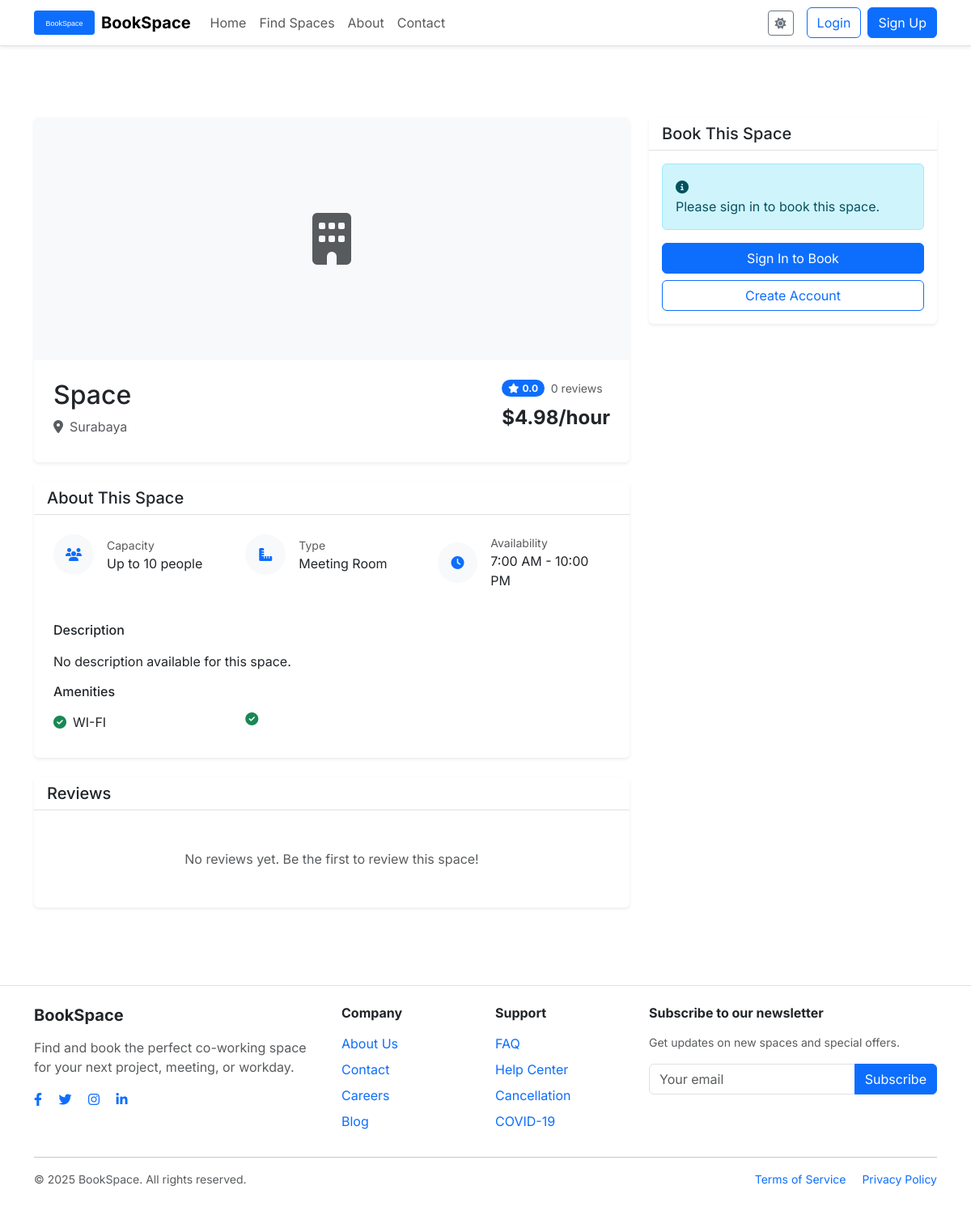
Page /spaces/1 on the committed database.
### app/models/space.py (models this page shows, shortened)
class Space(db.Model):
    __tablename__ = 'spaces'
    id = db.Column(db.Integer, primary_key=True)
    name = db.Column(db.String(100), nullable=False)
    location = db.Column(db.String(100), nullable=False)
    capacity = db.Column(db.Integer, nullable=False)
    price_per_hour = db.Column(db.Float, nullable=False)
    description = db.Column(db.Text)
    image_url = db.Column(db.String(255))
    created_at = db.Column(db.DateTime, default=datetime.utcnow)
    updated_at = db.Column(db.DateTime, default=datetime.utcnow, onupdate=datetime.utcnow)
    amenities = db.Column(db.Text)  # Stored as JSON string
    is_available = db.Column(db.Boolean, default=True)
    bookings = db.relationship('Booking', backref='space', lazy='dynamic', cascade='all, delete-orphan')
    reviews = db.relationship('Review', backref='space', lazy='dynamic', cascade='all, delete-orphan')

### app/routes/space.py (the view)
@space.route('/spaces/<int:space_id>')
def detail(space_id):
    try:
        space = Space.query.get_or_404(space_id)
        reviews = Review.query.filter_by(space_id=space_id).order_by(Review.created_at.desc()).all()
        avg_rating = db.session.query(func.avg(Review.rating)).filter(Review.space_id == space_id).scalar() or 0
        today = datetime.now().date()
        date_slots = []
        for i in range(7):
            current_date = today + timedelta(days=i)
            date_slots.append(current_date)
        return render_template('pages/spaces/detail.html',
                               space=space,
                               reviews=reviews,
                               avg_rating=avg_rating,
                               date_slots=date_slots)
    except Exception as e:
        current_app.logger.error(f"Error in space detail: {str(e)}")
        flash('Space not found or error occurred.', 'error')
        return redirect(url_for('space.index'))

### app/templates/pages/spaces/detail.html (shortened to what this page needs)
{% extends "base.html" %}
{% block extra_css %}
<link rel="stylesheet" href="https://cdn.jsdelivr.net/npm/flatpickr/dist/flatpickr.min.css">
{% endblock %}
{% block content %}
<div class="container py-5">
    <div class="row">
        <div class="col-lg-8">
            <div class="card border-0 shadow-sm mb-4">
                {% if space.image_url %}
                <img src="{{ space.image_url }}" class="card-img-top" alt="{{ space.name }}" style="height: 300px; object-fit: cover;">
                {% else %}
                <div class="card-img-top bg-light d-flex align-items-center justify-content-center" style="height: 300px;">
                    <i class="fas fa-building fa-4x text-muted"></i>
                </div>
                {% endif %}
                <div class="card-body p-4">
                    <div class="d-flex justify-content-between align-items-start">
                        <div>
                            <h1 class="h2 mb-2">{{ space.name }}</h1>
                            <p class="text-muted mb-2">
                                <i class="fas fa-map-marker-alt me-2"></i>{{ space.location }}
                            </p>
                        </div>
                        <div class="text-end">
                            <div class="d-flex align-items-center mb-2">
                                <span class="badge bg-primary rounded-pill me-2">
                                    <i class="fas fa-star me-1"></i>{{ "%.1f"|format(avg_rating|float) }}
                                </span>
                                <span class="small text-muted">{{ reviews|length }} reviews</span>
                            </div>
                            <p class="fs-4 fw-bold mb-0">{{ format_price(space.price_per_hour) }}/hour</p>
                        </div>
                    </div>
                </div>
            </div>
            <div class="card border-0 shadow-sm mb-4">
                <div class="card-header bg-white">
                    <h5 class="mb-0">About This Space</h5>
                </div>
                <div class="card-body p-4">
                    <div class="row mb-4">
                        <div class="col-sm-6 col-md-4 mb-3">
                            <div class="d-flex align-items-center">
                                <div class="feature-icon bg-light rounded-circle p-3 me-3">
                                    <i class="fas fa-users text-primary"></i>
                                </div>
                                <div>
                                    <p class="small text-muted mb-0">Capacity</p>
                                    <p class="mb-0">Up to {{ space.capacity }} people</p>
                                </div>
                            </div>
                        </div>
                        <div class="col-sm-6 col-md-4 mb-3">
                            <div class="d-flex align-items-center">
                                <div class="feature-icon bg-light rounded-circle p-3 me-3">
                                    <i class="fas fa-ruler-combined text-primary"></i>
                                </div>
                                <div>
                                    <p class="small text-muted mb-0">Type</p>
                                    <p class="mb-0">{{ "Meeting Room" if space.capacity > 4 else "Workspace" }}</p>
                                </div>
                            </div>
                        </div>
                        <div class="col-sm-6 col-md-4 mb-3">
                            <div class="d-flex align-items-center">
                                <div class="feature-icon bg-light rounded-circle p-3 me-3">
                                    <i class="fas fa-clock text-primary"></i>
                                </div>
                                <div>
                                    <p class="small text-muted mb-0">Availability</p>
                                    <p class="mb-0">7:00 AM - 10:00 PM</p>
                                </div>
                            </div>
                        </div>
                    </div>
                    <h6 class="mb-3">Description</h6>
                    <p>{{ space.description or "No description available for this space." }}</p>
                    <h6 class="mb-3">Amenities</h6>
                    <div class="row">
                        {% if space.amenities %}
                            {% if space.amenities is string %}
                                {% set amenities_list = space.amenities.split(',') %}
                            {% else %}
                                {% set amenities_list = space.amenities %}
                            {% endif %}
                            {% for amenity in amenities_list %}
                            <div class="col-md-4 col-sm-6 mb-2">
                                <div class="d-flex align-items-center">
                                    <i class="fas fa-check-circle text-success me-2"></i>
                                    <span>{{ amenity.strip() if amenity is string else amenity }}</span>
                                </div>
                            </div>
                            {% endfor %}
                        {% else %}
                            <div class="col-12">
                                <p class="text-muted">No amenities listed for this space.</p>
                            </div>
                        {% endif %}
                    </div>
                </div>
            </div>
            <div class="card border-0 shadow-sm mb-4">
                <div class="card-header bg-white d-flex justify-content-between align-items-center">
                    <h5 class="mb-0">Reviews</h5>
                </div>
                <div class="card-body p-4">
                    {% if reviews %}
                        {% for review in reviews[:3] %}
                            <div class="review {% if not loop.last %}mb-4 pb-4 border-bottom{% endif %}">
                                <div class="d-flex mb-2">
                                    <img src="{{ url_for('static', filename='images/default_profile.jpg') }}" class="rounded-circle me-3" width="40" alt="User">
                                    <div>
                                        <h6 class="mb-0">{{ review.user.username if review.user else 'Anonymous' }}</h6>
                                        <p class="text-muted small mb-1">{{ review.created_at.strftime('%B %d, %Y') }}</p>
                                        <div class="rating">
                                            {% for i in range(5) %}
                                                <i class="fas fa-star {% if i < review.rating %}text-warning{% else %}text-muted{% endif %}"></i>
                                            {% endfor %}
                                        </div>
                                    </div>
                                </div>
                                <p class="mb-0">{{ review.comment }}</p>
                            </div>
                        {% endfor %}
                    {% else %}
                        <p class="text-center text-muted my-4">No reviews yet. Be the first to review this space!</p>
                    {% endif %}
                </div>
            </div>
        </div>
        <div class="col-lg-4">
            <div class="card border-0 shadow-sm position-sticky" style="top: 20px;">
                <div class="card-header bg-white">
                    <h5 class="mb-0">Book This Space</h5>
                </div>
                <div class="card-body">
                    {% if current_user.is_authenticated %}
                        <form id="booking-form" method="POST" action="{{ url_for('booking.create', space_id=space.id) }}">
                            {{ csrf_token() if csrf_token }}
                            <div class="mb-3">
                                <label for="date" class="form-label">Date</label>
                                <input type="text" class="form-control" id="date" name="date" placeholder="Select a date" required>
                                <div id="date-error" class="error-message" style="display: none;"></div>
                            </div>
                            <div class="mb-3">
                                <label for="start_time" class="form-label">Start Time</label>
                                <select class="form-select" id="start_time" name="start_time" required disabled>
                                    <option value="">Choose a date first</option>
                                </select>
                                <div id="time-error" class="error-message" style="display: none;"></div>
                            </div>
                            <div class="mb-3">
                                <label for="hours" class="form-label">Duration (hours)</label>
                                <select class="form-select" id="hours" name="hours" required>
                                    {% for i in range(1, 9) %}
                                    <option value="{{ i }}">{{ i }} hour{% if i > 1 %}s{% endif %}</option>
                                    {% endfor %}
                                </select>
                            </div>
                            <div class="mb-3">
                                <label for="notes" class="form-label">Notes (optional)</label>
                                <textarea class="form-control" id="notes" name="notes" rows="2" placeholder="Any special requirements..."></textarea>
                            </div>
                            <div class="card bg-light mb-3">
                                <div class="card-body">
                                    <h6 class="mb-2">Price Summary</h6>
                                    <div class="d-flex justify-content-between">
                                        <span>{{ format_price(space.price_per_hour) }} × <span id="hours-display">1</span> hour(s)</span>
                                        <span id="total-price">{{ format_price(space.price_per_hour) }}</span>
                                    </div>
                                </div>
                            </div>
                            <div class="d-grid">
                                <button type="submit" class="btn btn-primary btn-lg" id="book-btn">Book Now</button>
                            </div>
                        </form>
                    {% else %}
                        <div class="alert alert-info mb-3">
                            <i class="fas fa-info-circle me-2"></i>
                            <p class="mb-0">Please sign in to book this space.</p>
                        </div>
                        <div class="d-grid gap-2">
                            <a href="{{ url_for('auth.login', next=request.path) }}" class="btn btn-primary">Sign In to Book</a>
                            <a href="{{ url_for('auth.register') }}" class="btn btn-outline-primary">Create Account</a>
                        </div>
                    {% endif %}
                </div>
            </div>
        </div>
    </div>
</div>
{% endblock %}

### app/static/css/style.css (style rules this page uses)
:root { --bs-body-bg: #ffffff; --bs-body-color: #212529; --bs-border-color: #dee2e6; --bs-card-bg: #ffffff; --bs-primary: #0d6efd; --bs-primary-rgb: 13, 110, 253; --nav-bg: #ffffff; --nav-shadow: 0 0.125rem 0.25rem rgba(0, 0, 0, 0.075); --muted-bg: #f8f9fa; }
body { font-family: 'Inter', sans-serif; background-color: var(--bs-body-bg); color: var(--bs-body-color); display: flex; flex-direction: column; min-height: 100vh; }
.feature-icon { width: 50px; height: 50px; border-radius: 50%; display: flex; align-items: center; justify-content: center; }
.card { border: 1px solid var(--bs-border-color); background-color: var(--bs-card-bg); transition: transform 0.15s ease-in-out; }
.card-header { background-color: var(--bs-card-bg); border-bottom-color: var(--bs-border-color); }

### app/templates/pages/spaces/detail.html (style rules this page uses)
.feature-icon { width: 50px; height: 50px; display: flex; align-items: center; justify-content: center; }

### rows in the picture
Space: name "Space", location "Surabaya", price_per_hour "$4.98", capacity "10", capacity "Meeting Room", description "No description available for this space."

### other values in the picture
{{ "%.1f"|format(avg_rating|float) }} "0.0"
{{ reviews|length }} "0"
{{ amenity.strip() if amenity is string else amenity }} "WI-FI"
